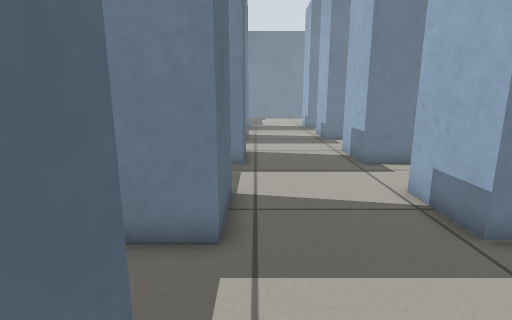
[1] (above)

16 first-person views from a walk through a robot-simulator world made for Gazebo. The camera is 0.68 m above the floor, tilts 12° down and sees 80° across. The floor is counted in squares, 0.25 m on a side. Each view is taken from the middle of a square. On the plan, view 1 faces up. The plan holds only what a view shows up to about 20 squares ahead; the rest is blank. The place goes on beyond the plan.

[2]
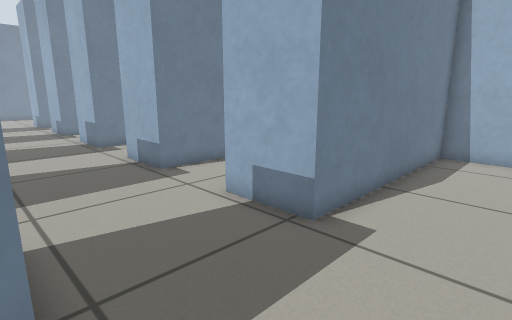

[3]
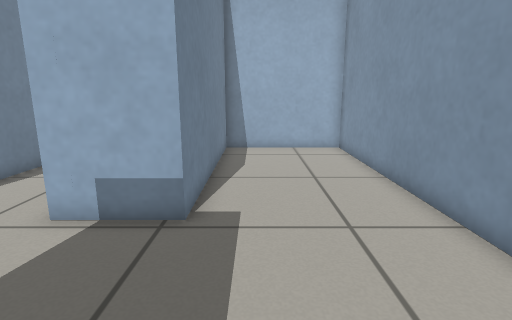

[4]
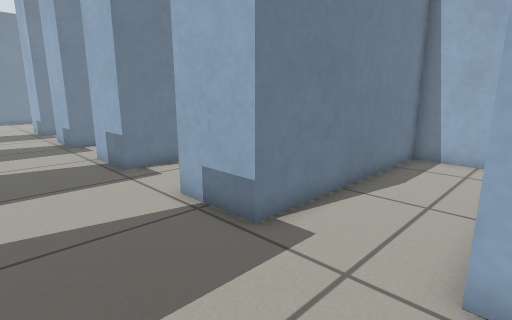

[5]
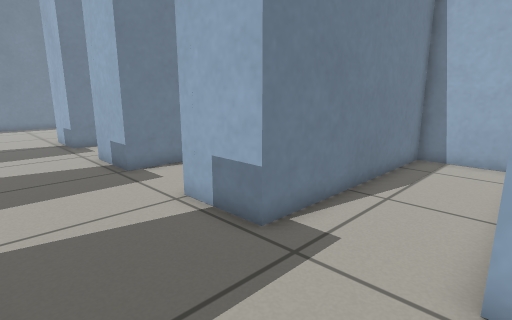

[6]
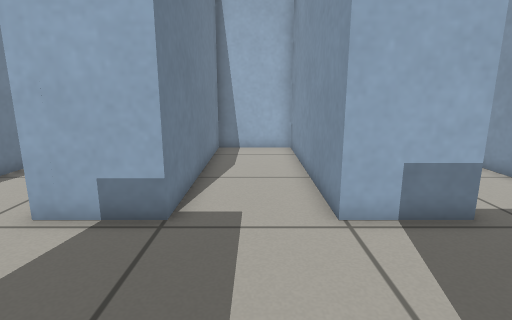

[7]
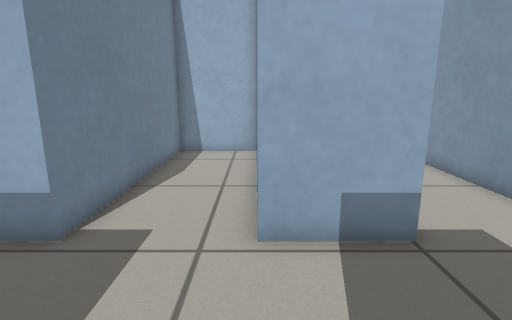

[8]
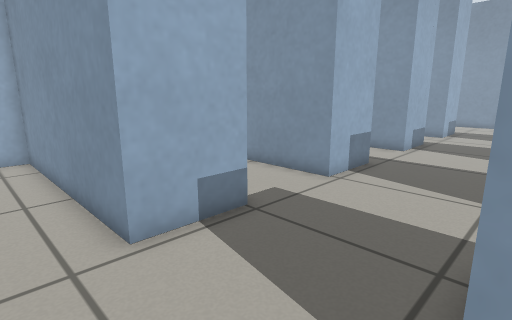

[9]
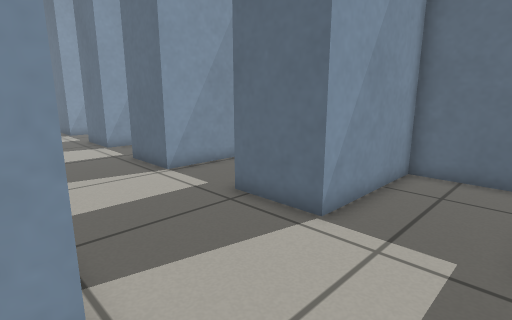

[10]
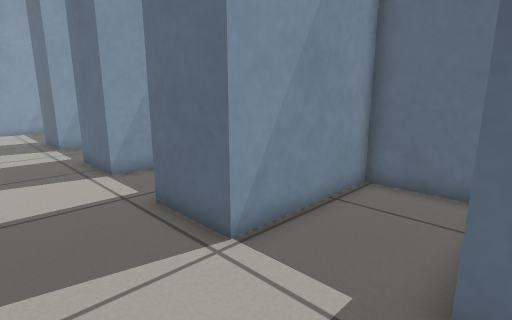

[11]
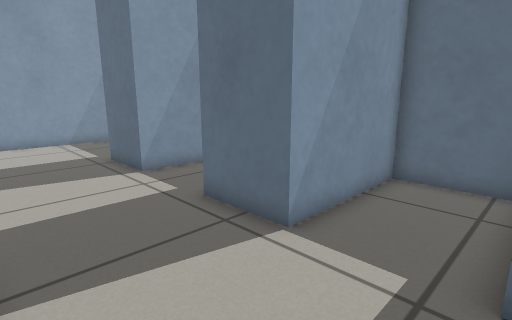

[12]
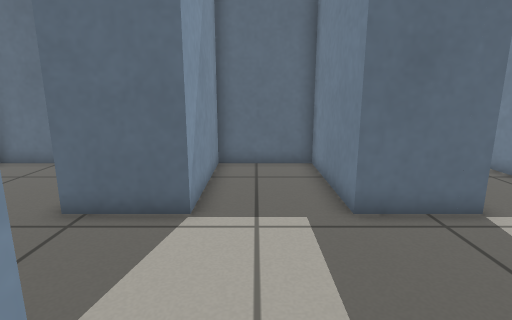

[13]
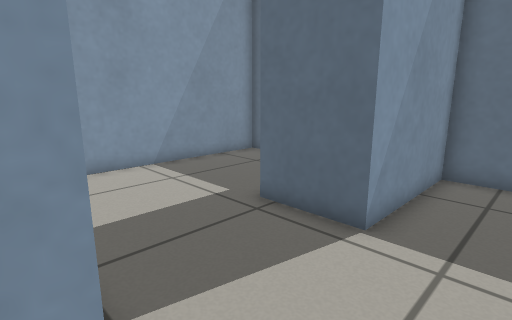

[14]
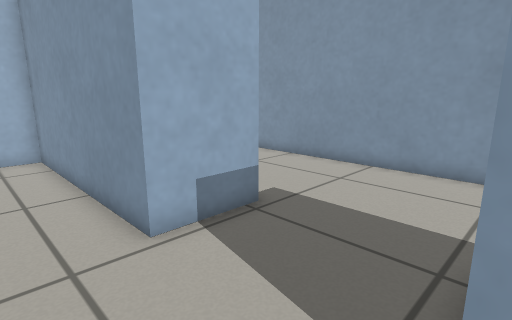

[15]
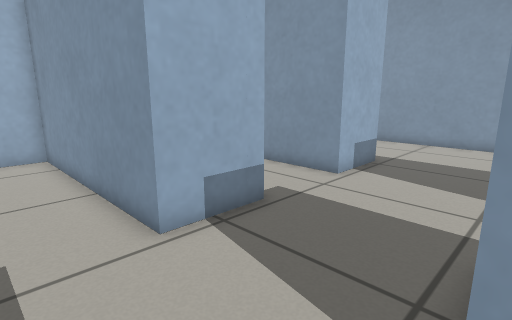

[16]
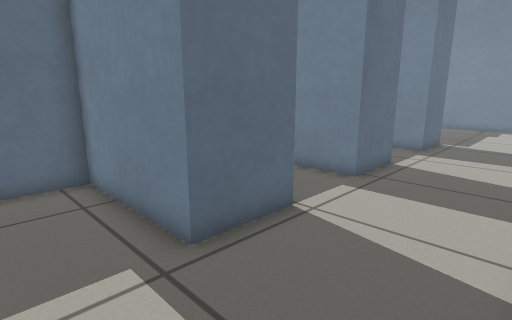

### Floor plan
Points are (right, up) in squares from view 1. A wall is a line through its corners. A room is listed if a view was taken in it or the views show most of it. See-through windows are left out.
Room 1 (views 1, 2, 3, 4, 5, 6, 7, 8, 9, 10, 11, 12, 13, 14, 15, 16)
walls: (-6.1, 17.6) (-6.1, 14.8) (-0.5, 14.8) (-0.5, 11.8) (-6.1, 11.8) (-6.1, 8.3) (-0.7, 8.3) (-0.7, 5.4) (-6.1, 5.4) (-6.1, 1.6) (-0.7, 1.6) (-0.7, -1.6); (-6.1, -5.1) (-6.1, -7.4) (13.9, -7.4) (13.9, -1.4) (4.3, -1.4) (4.3, 1.6) (13.9, 1.6) (13.9, 5.4) (4.3, 5.4) (4.3, 8.3) (13.9, 8.3) (13.9, 12.2) (4.3, 12.2) (4.3, 15.2) (13.9, 15.2) (13.9, 19) (4.3, 19) (4.3, 22) (13.9, 22) (13.9, 25.8) (4.3, 25.8) (4.3, 26.5); (-0.7, 26.5) (-0.7, 25.2) (-2.1, 25.2); (-6.1, 24.3) (-6.1, 21.4) (-0.7, 21.4) (-0.7, 18.4) (-3.4, 18.4)

Positions as (right, up) in squares from view 1, and headings:
1: (0, 0), facing up
2: (-1, -5), facing up-right
3: (-2, -3), facing right
4: (0, 1), facing up-right
5: (0, 8), facing up-right
6: (-2, 17), facing right
7: (-1, 22), facing right
8: (-1, 24), facing down-right
9: (5, 25), facing down-left
10: (3, 19), facing down-left
11: (4, 12), facing down-left
12: (6, 3), facing left
13: (5, 4), facing down-left
14: (-1, 4), facing down-right
15: (-1, 11), facing down-right
16: (4, 9), facing up-left
